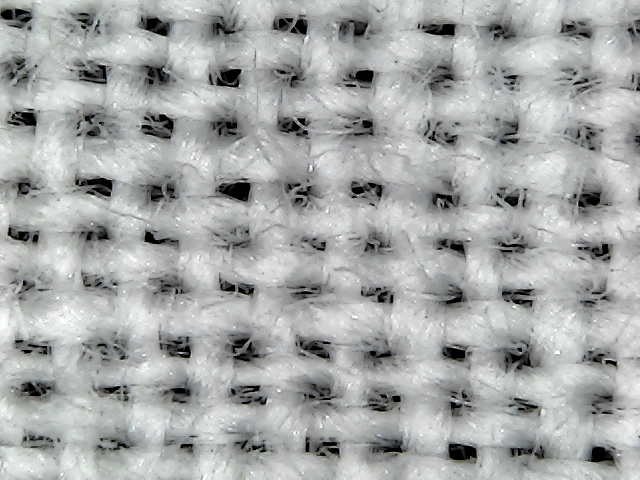
%> input picture 29.jpg, 640 x 480 px
$ octave MainScript.m   (GNU Octave 9; MATLAB toolbox functions it lacks are replaced by stand-ins)
%> lines starting %> are read from the running program, lines starting %| are printed output that depends on the picture; in (x1, y1, x2, y2) boxes, pixels count from 0 and x2, y2 are one past the last pixel; in counts of white or black regions, pixels touching at a corner belong together; the program's own positions count from 1
close all;
I = imread('29.jpg');
%> I is the input picture: size 480x640x3 uint8; mean R, G, B 167, 169.3, 168.7
% we get the holes
Ipross = 1-im2bw(I);
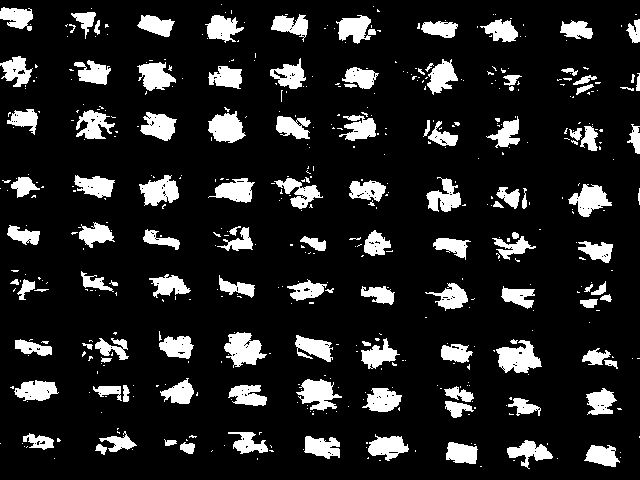
%> Ipross: size 480x640 double; values 0 (black) and 1 (white), 14% white; 504 white regions (387 under 20 px), largest, box (x1, y1, x2, y2) and area: (496, 340, 542, 373) 922, (224, 332, 267, 368) 911, (296, 379, 342, 411) 825
imshow(Ipross);
% clean the holes
SE = strel('square',5);
SE2= strel('square',2);
SE3 = strel('square',3);
%cleans the immage to make it more square
IE = imclose(Ipross,SE);
%> IE: size 480x640 double; values 0 (black) and 1 (white), 16.1% white; 217 white regions (127 under 20 px), largest, box (x1, y1, x2, y2) and area: (493, 339, 542, 375) 1067, (296, 378, 342, 415) 1009, (224, 332, 267, 368) 988
IE = imopen(IE,SE2);
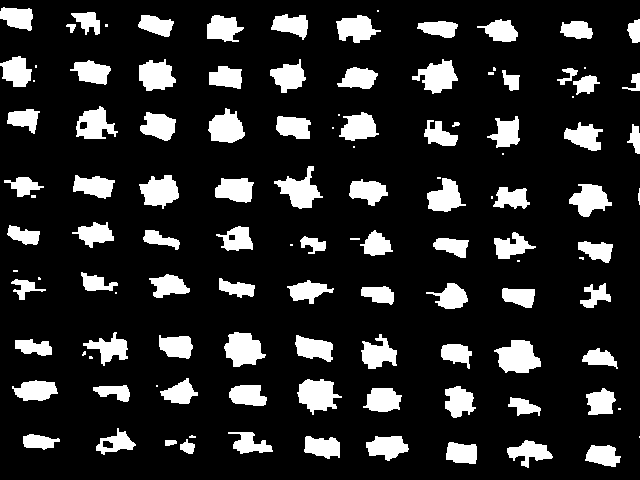
%> IE: size 480x640 double; values 0 (black) and 1 (white), 15.9% white; 117 white regions (27 under 20 px), largest, box (x1, y1, x2, y2) and area: (494, 340, 541, 373) 1060, (297, 379, 342, 415) 996, (224, 332, 266, 367) 984
IE = imdilate(IE,SE3);
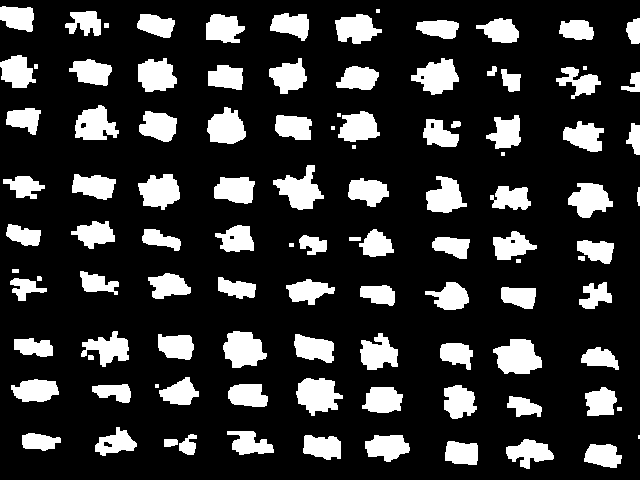
%> IE: size 480x640 double; values 0 (black) and 1 (white), 19.9% white; 106 white regions (8 under 20 px), largest, box (x1, y1, x2, y2) and area: (493, 339, 542, 374) 1230, (296, 378, 343, 416) 1182, (223, 331, 267, 368) 1146
%gets the edge blobs removed.
Im = imclearborder(IE,8);
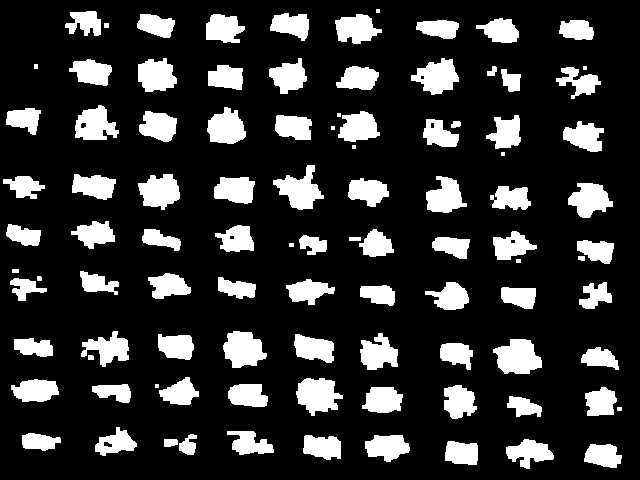
%> Im: size 480x640 double; values 0 (black) and 1 (white), 19.1% white; 99 white regions (7 under 20 px)
%we can ge the the area of the blobs and put in a histogram.
[L,N] = bwlabel(IE);
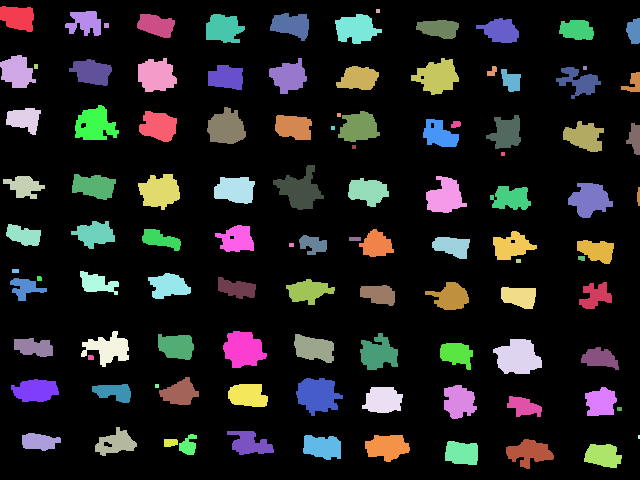
%> L: size 480x640 double; 107 distinct labels, from 0 to 106; one colour per label, 0 black
%> N = 106

figure, imshow(label2rgb(L));
%> after `imshow(label2rgb(L))`:
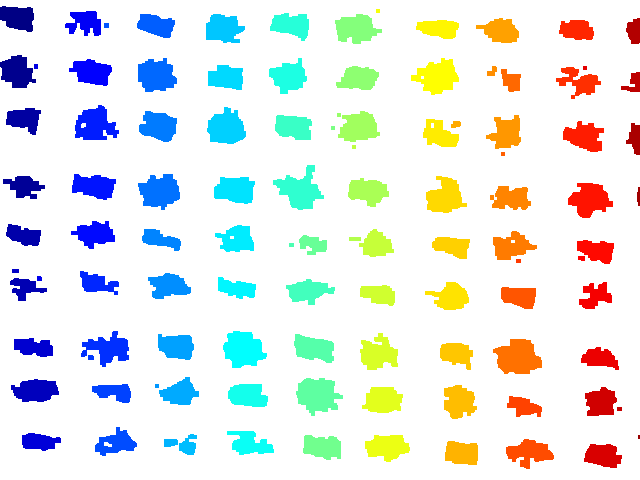
%> displayed picture: size 480x640x3, on the screen's scale of 0 to 255; mean R, G, B 226.9, 233.1, 230.4
f = regionprops(L);
%> f = 106 regions; largest, box (x1, y1, x2, y2), Area and Centroid: (493, 339, 542, 374) 1230 [518.5 357.9], (296, 378, 343, 416) 1182 [318.3 395.7], (223, 331, 267, 368) 1146 [243.9 350], (273, 165, 324, 210) 1144 [300.7 190.5], (411, 58, 459, 95) 1075 [437.8 77.2]

% histogram
areas = cat(2,f(:).Area);
%> areas = 106 values, max 1230 at index 83, min 8 at index 106, mean 575.4

histogram(areas);
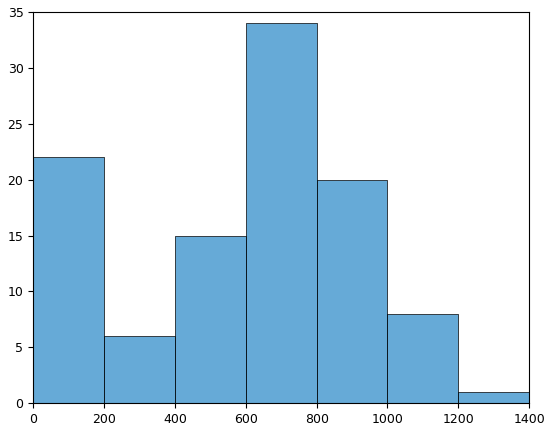
%> figure redrawn from the program's plot data; tallest bar 34 high, from x = 600 to 800

$ run again, with 21.jpg copied over 29.jpg
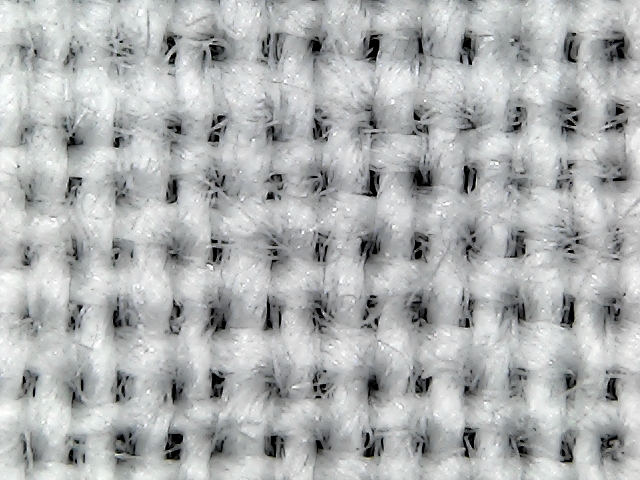
%> input picture 21.jpg, 640 x 480 px
%> I is the input picture: size 480x640x3 uint8; mean R, G, B 174.9, 177.2, 177.6
%> Ipross: size 480x640 double; values 0 (black) and 1 (white), 11.1% white; 522 white regions (380 under 20 px), largest, box (x1, y1, x2, y2) and area: (407, 155, 436, 200) 780, (204, 291, 233, 340) 780, (404, 291, 434, 329) 735
%> Im: size 480x640 double; values 0 (black) and 1 (white), 16.7% white; 111 white regions (10 under 20 px)
%> `[L,N] = bwlabel(IE);`:
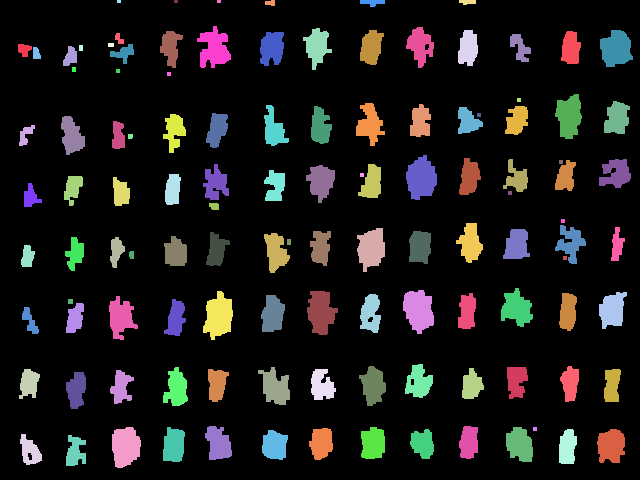
%> L: size 480x640 double; 118 distinct labels, from 0 to 117; one colour per label, 0 black
%> N = 117
%> f = 117 regions; largest, box (x1, y1, x2, y2), Area and Centroid: (406, 155, 437, 200) 998 [421.9 178.8], (403, 290, 434, 334) 990 [419.2 310.9], (203, 291, 233, 340) 987 [219.2 316.7], (112, 427, 141, 468) 936 [126.1 447.2], (307, 291, 338, 335) 933 [321.4 312.6]
%> areas = 117 values, max 998 at index 78, min 12 at index 29, mean 441.2
%> `histogram(areas);`:
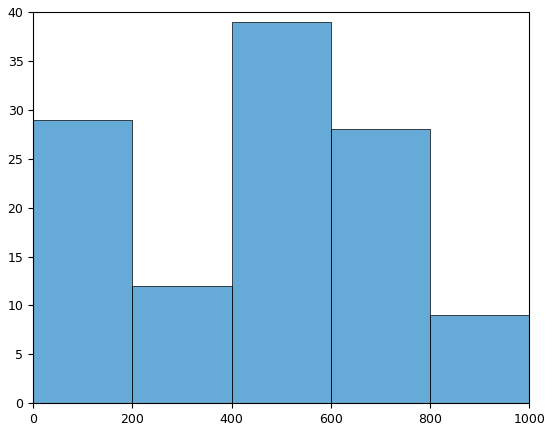
%> figure redrawn from the program's plot data; tallest bar 39 high, from x = 400 to 600

$ run again, with 22.jpg copied over 29.jpg
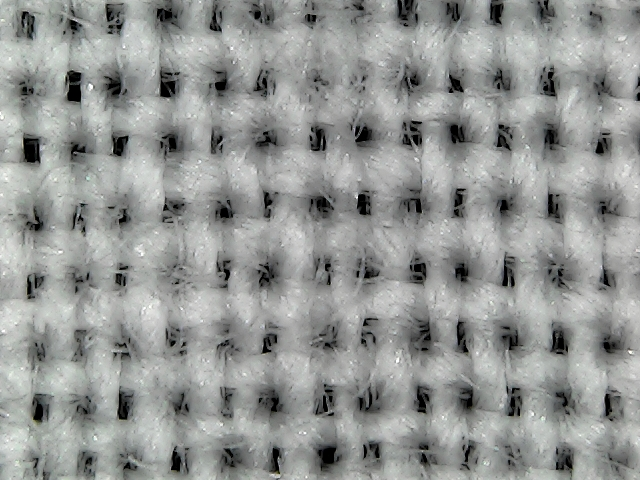
%> input picture 22.jpg, 640 x 480 px
%> I is the input picture: size 480x640x3 uint8; mean R, G, B 147.4, 149.8, 147.7
%> Ipross: size 480x640 double; values 0 (black) and 1 (white), 22% white; 761 white regions (640 under 20 px), largest, box (x1, y1, x2, y2) and area: (400, 311, 441, 366) 1257, (310, 429, 350, 478) 1225, (254, 378, 290, 427) 1160
%> Im: size 480x640 double; values 0 (black) and 1 (white), 24.9% white; 107 white regions (12 under 20 px)
%> `[L,N] = bwlabel(IE);`:
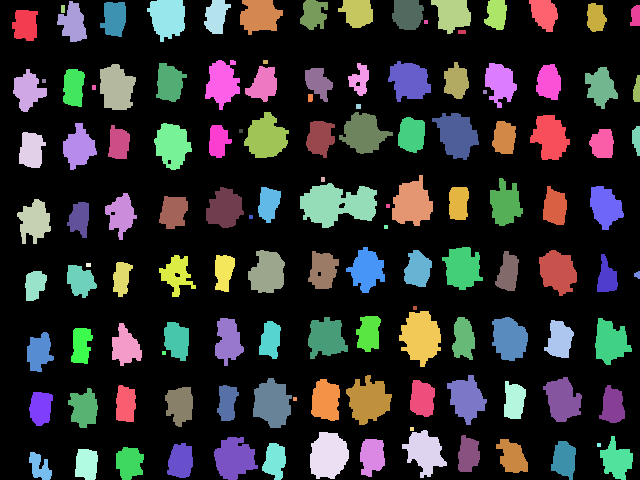
%> L: size 480x640 double; 128 distinct labels, from 0 to 127; one colour per label, 0 black
%> N = 127
%> f = 127 regions; largest, box (x1, y1, x2, y2), Area and Centroid: (300, 183, 377, 228) 2270 [338.1 204.9], (399, 311, 441, 367) 1583 [421.4 337.6], (346, 375, 392, 425) 1439 [369.1 401], (310, 432, 349, 479) 1427 [329 456.2], (392, 175, 433, 226) 1385 [412.8 204]
%> areas = 127 values, max 2270 at index 59, min 16 at index 9, mean 703
%> `histogram(areas);`:
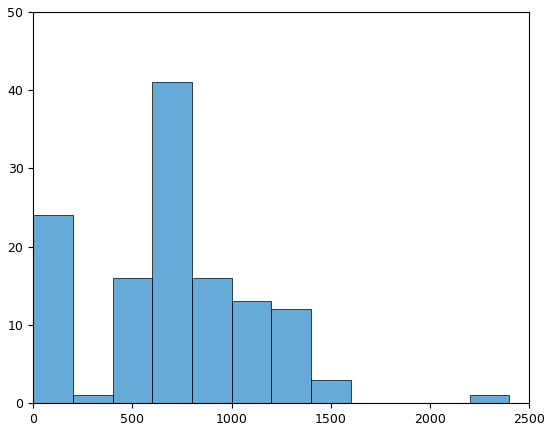
%> figure redrawn from the program's plot data; tallest bar 41 high, from x = 600 to 800

$ run again, with 23.jpg copied over 29.jpg
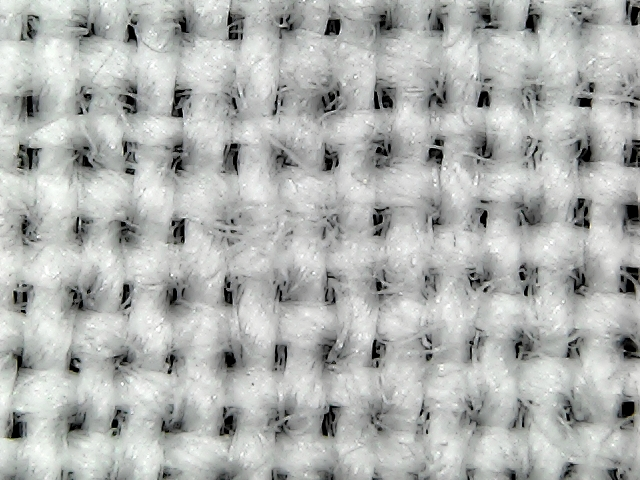
%> input picture 23.jpg, 640 x 480 px
%> I is the input picture: size 480x640x3 uint8; mean R, G, B 175.9, 178.3, 176.1
%> Ipross: size 480x640 double; values 0 (black) and 1 (white), 11.3% white; 484 white regions (344 under 20 px), largest, box (x1, y1, x2, y2) and area: (316, 335, 349, 373) 617, (369, 136, 398, 169) 612, (514, 202, 545, 227) 564
%> Im: size 480x640 double; values 0 (black) and 1 (white), 14.7% white; 103 white regions (5 under 20 px)
%> L: size 480x640 double; 125 distinct labels, from 0 to 124
%> N = 124
%> f = 124 regions; largest, box (x1, y1, x2, y2), Area and Centroid: (306, 75, 348, 119) 1026 [327.8 100.1], (368, 132, 399, 170) 880 [383.3 152.2], (316, 335, 349, 373) 847 [331.2 354], (368, 7, 403, 39) 832 [385.2 23.8], (65, 282, 96, 315) 780 [81.4 298.7]
%> areas = 124 values, max 1026 at index 57, min 16 at index 17, mean 418.4
%> `histogram(areas);`:
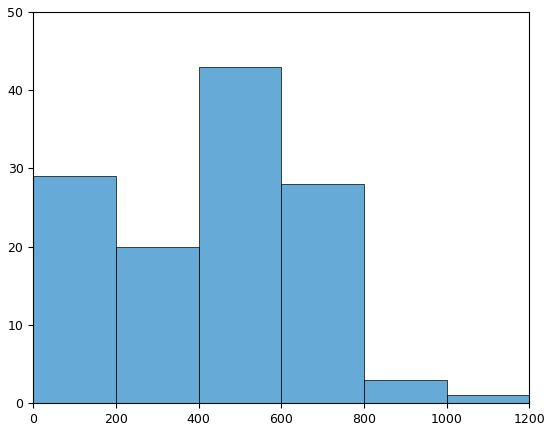
%> figure redrawn from the program's plot data; tallest bar 43 high, from x = 400 to 600
